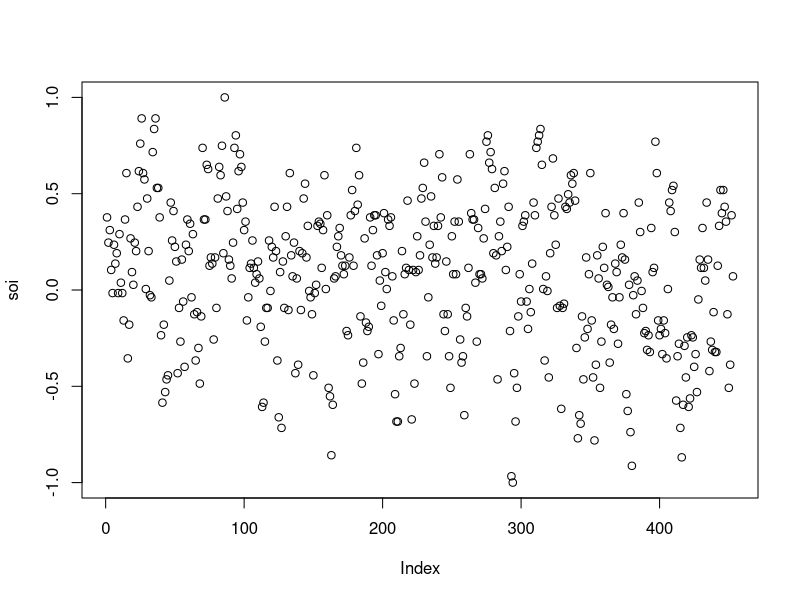
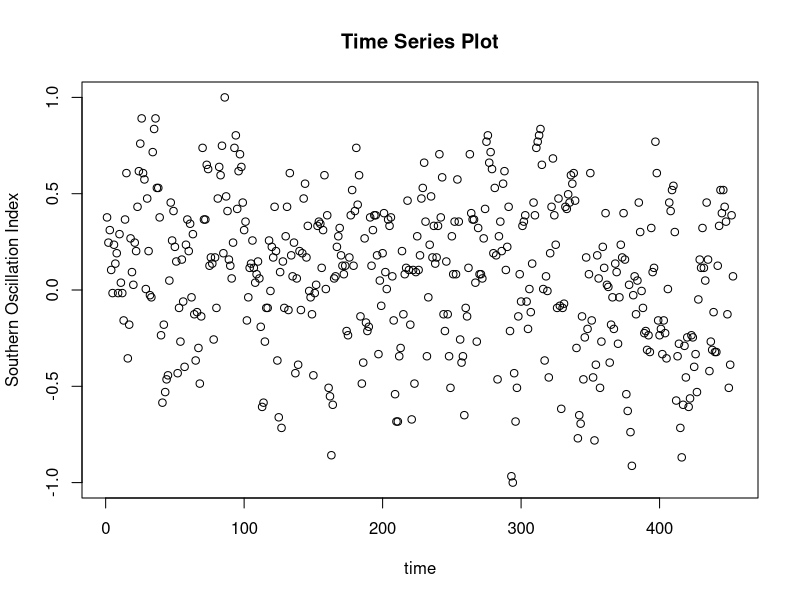
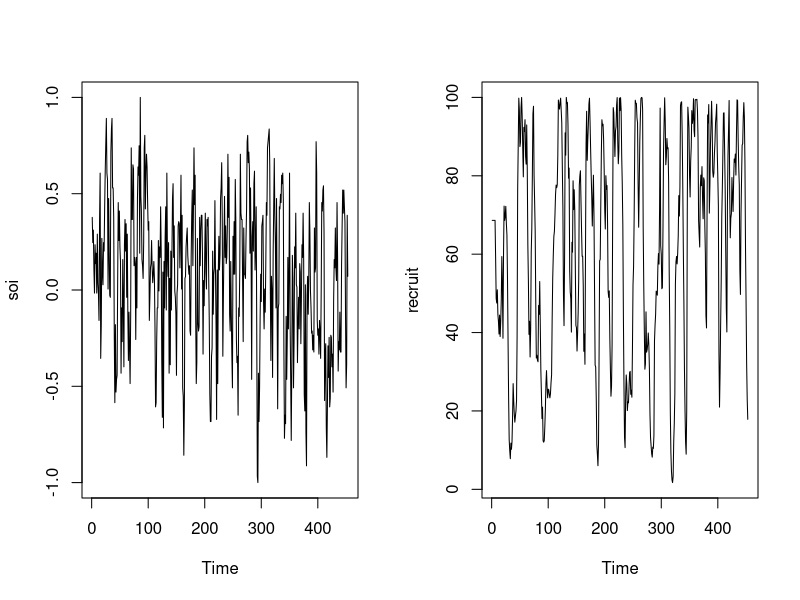
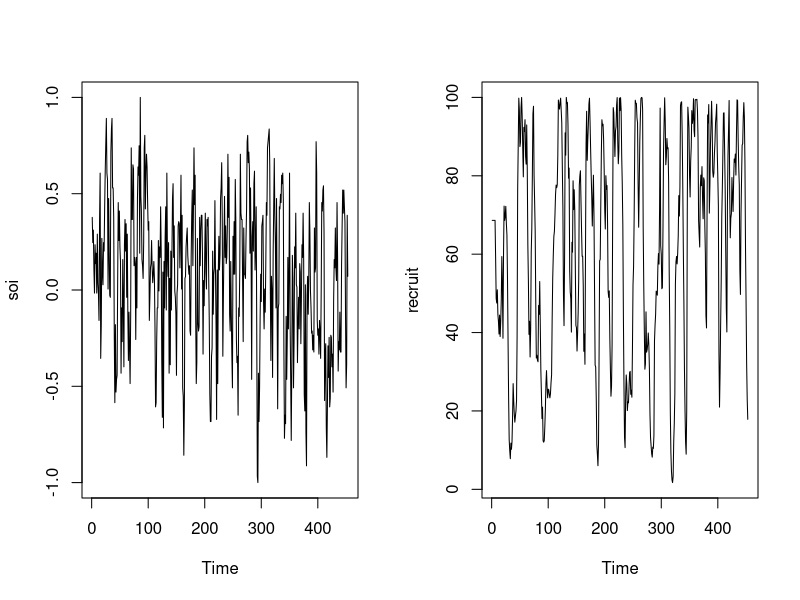

These charts were generated, in order, by the following R code:
getwd()

scan("soi.dat")

soi<-scan("soi.dat")

temp<-2

rm(temp)

plot(soi)

plot(soi,xlab="time",ylab="Southern Oscillation Index", main="Time Series Plot")

recruit<-scan("recruit.dat")

par(mfrow=c(1,2))

plot.ts(soi)
plot.ts(recruit)


jpeg("joint.jpg")
par(mfrow=c(1,2))
plot.ts(soi)
plot.ts(recruit)
dev.off()


